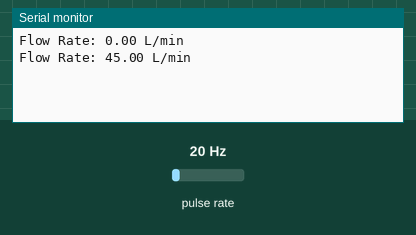
Recording of a sketch running on a simulated ESP32. Parts: the last lines printed to the serial monitor. Wiring (inferred from the names in the program): pulse sensor: data GPIO 27. The test bench sets the inputs (shaded band); at power-on: pulse rate 20 Hz.

Above: at 1.2 s.
1.3 s: pulse rate (sensor on GPIO 27) set to 4 Hz
At 2.6 s:
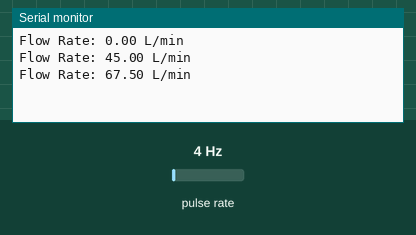
2.8 s: pulse rate (sensor on GPIO 27) set to 50 Hz
At 3.4 s:
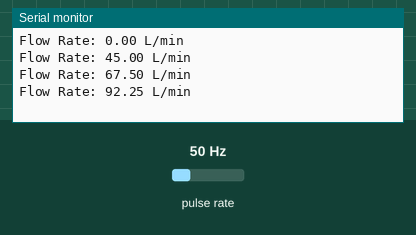
Timing chart, 0 to 5.8 s (numbered marks = the images above; inputs shaded):
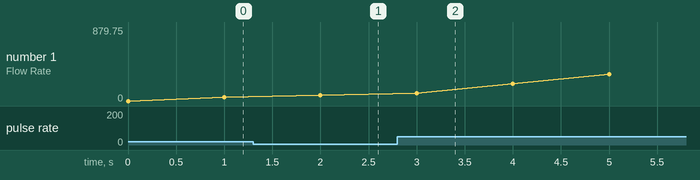

Measured:
- after the input at 1.3 s, the serial monitor: prints a new line after 0.70 s (image 1)
- after the input at 2.8 s, the serial monitor: prints a new line after 0.20 s (image 2)
- plotted number 1: 45 → 67.5 after the input at 1.3 s, 67.5 → 879.75 after the input at 2.8 s

The sketch:

waterflow.ino
```cpp
const int flowSensorPin = 27; // Ganti dengan pin yang sesuai pada ESP32

volatile int flowPulseCount = 0;
float flowRate = 0;

void setup() {
  Serial.begin(9600);
  pinMode(flowSensorPin, INPUT_PULLUP);
  attachInterrupt(digitalPinToInterrupt(flowSensorPin), pulseCounter, FALLING);
}

void loop() {
  flowRate = (flowPulseCount * 2.25); // Konversi pulsa menjadi laju aliran (disesuaikan dengan sensor)

  Serial.print("Flow Rate: ");
  Serial.print(flowRate);
  Serial.println(" L/min");

  delay(1000); // Berhenti sejenak
}

void pulseCounter() {
  flowPulseCount++;
}
```
